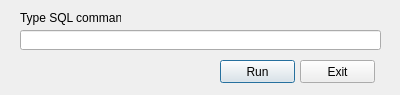
<?xml version="1.0" encoding="UTF-8"?>
<ui version="4.0">
 <class>sqlDialog</class>
 <widget class="QDialog" name="sqlDialog">
  <property name="geometry">
   <rect>
    <x>0</x>
    <y>0</y>
    <width>400</width>
    <height>95</height>
   </rect>
  </property>
  <property name="windowTitle">
   <string notr="true">Run Command...</string>
  </property>
  <widget class="QLineEdit" name="txtSQL">
   <property name="geometry">
    <rect>
     <x>20</x>
     <y>30</y>
     <width>361</width>
     <height>20</height>
    </rect>
   </property>
  </widget>
  <widget class="QLabel" name="lblCommand">
   <property name="geometry">
    <rect>
     <x>20</x>
     <y>10</y>
     <width>101</width>
     <height>16</height>
    </rect>
   </property>
   <property name="text">
    <string notr="true">Type SQL command:</string>
   </property>
  </widget>
  <widget class="QPushButton" name="cmdRun">
   <property name="geometry">
    <rect>
     <x>220</x>
     <y>60</y>
     <width>75</width>
     <height>23</height>
    </rect>
   </property>
   <property name="text">
    <string>Run</string>
   </property>
  </widget>
  <widget class="QPushButton" name="cmdExit">
   <property name="geometry">
    <rect>
     <x>300</x>
     <y>60</y>
     <width>75</width>
     <height>23</height>
    </rect>
   </property>
   <property name="text">
    <string>Exit</string>
   </property>
  </widget>
 </widget>
 <resources/>
 <connections/>
</ui>
